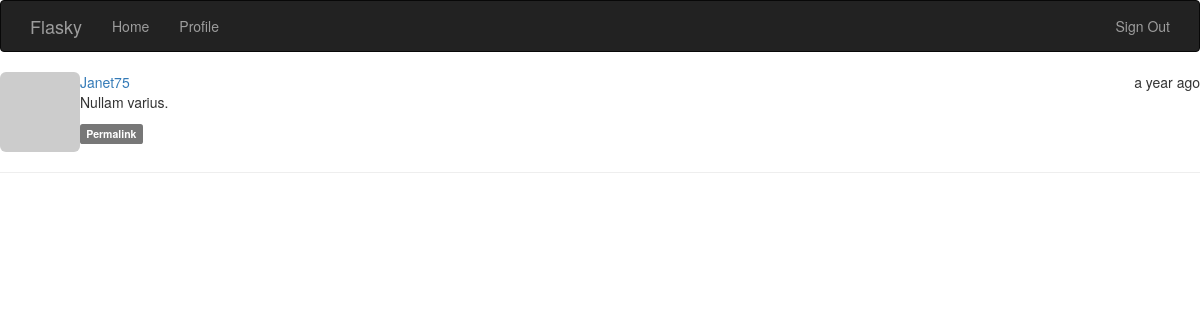
Page /post/2 (signed in) on the committed database.
### app/models.py (models this page shows, shortened)
class Post(db.Model):
    __tablename__ = 'posts'
    id = db.Column(db.Integer, primary_key=True)
    body = db.Column(db.Text)
    timestamp = db.Column(db.DateTime, index=True, default=datetime.utcnow)
    author_id = db.Column(db.Integer, db.ForeignKey('users.id')) #users is the tablename for the User class
    body_html = db.Column(db.Text)

class User(UserMixin, db.Model):
    __tablename__ = 'users'
    id = db.Column(db.Integer, primary_key=True)
    email = db.Column(db.String(64), unique=True, index=True)
    username = db.Column(db.String(64), unique=True, index=True)
    role_id = db.Column(db.Integer, db.ForeignKey('roles.id'))
    password_hash = db.Column(db.String(128))
    confirmed = db.Column(db.Boolean, default=False)
    avatar_hash = db.Column(db.String(32))
    posts = db.relationship('Post', backref='author', lazy='dynamic')
    name = db.Column(db.String(64))
    location = db.Column(db.String(64))
    about_me = db.Column(db.Text())
    member_since = db.Column(db.DateTime(), default=datetime.utcnow) #utcnow NOT utcnow(), to get the actual current_time at creation
    last_seen = db.Column(db.DateTime(), default=datetime.utcnow)
    @property
    def password(self):
        raise AttributeError('password is not a readable attribute')
    def can(self, permissions):
        return self.role is not None and \
            (self.role.permissions & permissions) == permissions
    def is_administrator(self):
        return self.can(Permission.ADMINISTER)
    def ping(self):
        self.last_seen = datetime.utcnow()
        db.session.add(self)
    def gravatar(self, size=100, default='identicon', rating='g'):
        if request.is_secure:
            url = 'https://secure.gravatar.com/avatar'
        else:
            url = 'http://www.gravatar.com/avatar'
        return '{url}/{hash}?s={size}&d={default}&r={rating}'.format(
            url=url, hash=self.avatar_hash or hashlib.md5(self.email.encode('utf-8')).hexdigest(),
            size=size, default=default, rating=rating)

### app/main/views.py (the view)
@main.route('/post/<int:id>')
def post(id):
    post = Post.query.get_or_404(id)
    print(post.body)
    return render_template('post.html', posts=[post])

### app/auth/views.py (called while the page is built)
@auth.before_app_request
def before_request():
    if current_user.is_authenticated:
        current_user.ping()
        if not current_user.confirmed and request.endpoint[:5] != 'auth.':
            return redirect(url_for('auth.unconfirmed'))

### app/main/__init__.py (called while the page is built)
@main.app_context_processor
def inject_permissions():
    return dict(Permission=Permission)

### app/models.py (called while the page is built)
@login_manager.user_loader #callback function for flask_login to turn an ID into a User object
def load_user(user_id):
    return User.query.get(int(user_id))

### app/templates/post.html (shortened to what this page needs)
{% extends 'base.html' %}
{% block content %}
  {% include '_posts.html' %}
{% endblock %}

### app/templates/_posts.html (shortened to what this page needs)
<ul class="posts">
  {% for post in posts %}
  <li class="post">
    <div class="profile-thumbnail">
      <a href="{{ url_for('.user', username=post.author.username) }}">
        <img class="img-rounded profile-thumbnail2" src="{{ post.author.gravatar(size=40) }}">
      </a>
    </div>
    <div class="post-date"> {{ moment(post.timestamp).fromNow() }} </div>
    <div class="post-author">
      <a href="{{ url_for('.user', username=post.author.username) }}"> {{ post.author.username|capitalize }} </a>
    </div>
    <div class="post-body">
      {% if post.body_html %}
        {{ post.body_html | safe }}
      {% else %}
        {{ post.body }}
      {% endif %}
    </div>
    <div class="post-footer">
        <a href="{{ url_for('.post', id=post.id) }}"> <span class="label label-default">Permalink</span> </a>
    </div>
  </li>
  <hr>
  {% endfor %}
</ul>

### app/templates/_posts.html (style rules this page uses)
.post { list-style: none; margin-bottom: 30px; }
.profile-thumbnail2 { display: inline; float: left; }
.post-date { float: right; }
.post-body, .post-author { margin-left: 50px; }
.posts { padding-left: 0px; }

### rows in the picture
Post: timestamp "a year ago", author.username "Janet75", body_html "Nullam varius."
